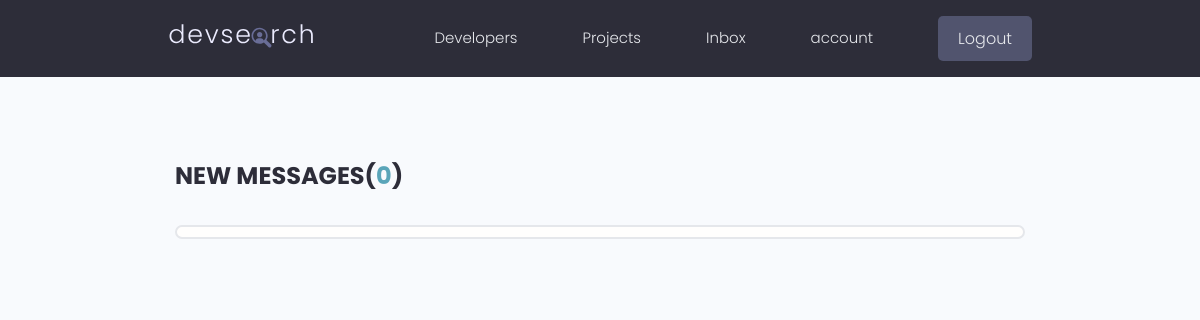
The page /inbox/ (signed in) on the database as committed earlier.
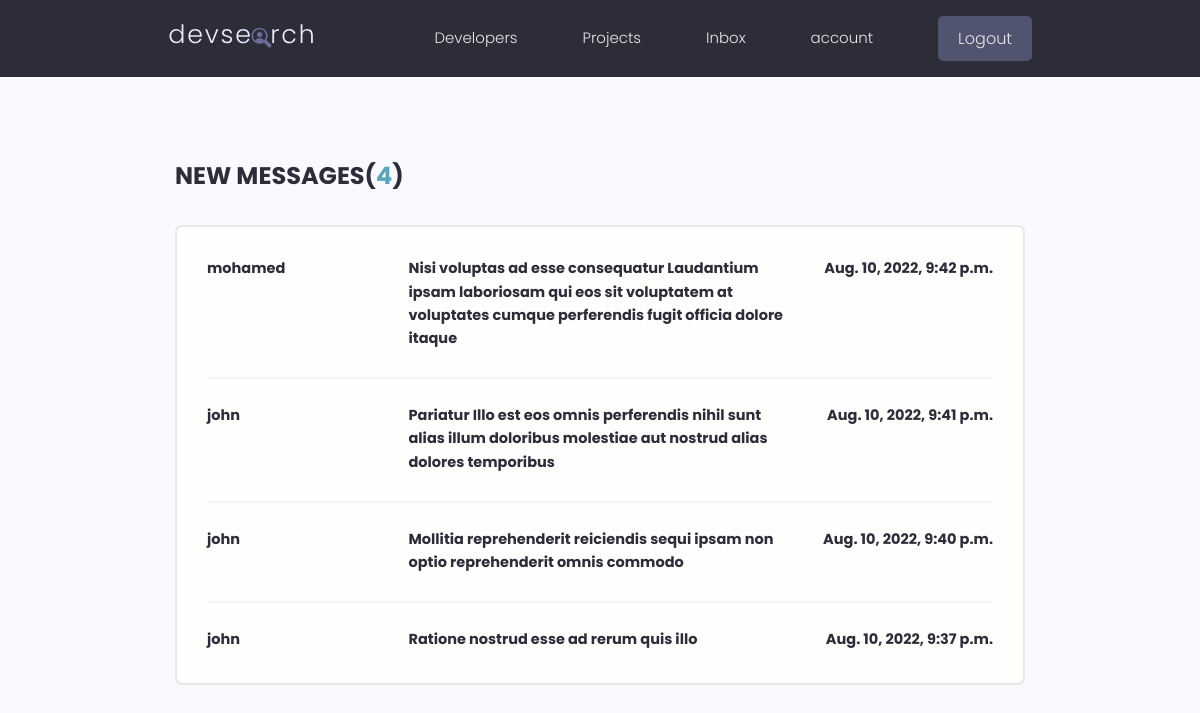
The same page on the database as committed later.
### users/models.py (models this page shows, shortened)
class Message(models.Model):
    id = models.UUIDField(default=uuid.uuid4, unique=True, primary_key=True, editable=False)
    sender = models.ForeignKey(Profile, on_delete=models.SET_NULL, null=True, blank=True, related_name="sender")
    recipient = models.ForeignKey(Profile, on_delete=models.CASCADE, related_name="recipient")
    name = models.CharField(max_length=200, null=True, blank=True)
    email = models.EmailField(max_length=200, null=True, blank=True)
    subject = models.CharField(max_length=200)
    body = models.TextField()
    is_read = models.BooleanField(default=False)
    created = models.DateTimeField(auto_now_add=True)
    class Meta:
        ordering = ['is_read', '-created', 'subject']

### users/views.py (the view)
# urls.py: path('inbox/', views.inbox, name="inbox"),
@login_required
def inbox(request):
    profile = request.user.profile
    inbox_messages = profile.recipient.all()
    un_read_count = inbox_messages.filter(is_read=False).count()
    context = {"inbox_messages": inbox_messages,
                "un_read_count": un_read_count}
    return render(request, "users/inbox.html", context)

### users/templates/users/inbox.html
{% extends 'main.html' %} {% block content %}
<main class="inbox my-xl">
    <div class="content-box">
        <h3 class="inbox__title">New Messages(<span>{{un_read_count}}</span>)</h3>
        <ul class="messages">
            {% for message in inbox_messages %}
            {% if message.is_read %}
            <li class="message">
            {% else %}
            <li class="message message--unread">
            {% endif %}
                <a href="{% url 'message' message.id %}">
                    <span class="message__author">{{message.name}}</span>
                    <span class="message__subject"
                        >{{message.subject}}</span
                    >
                    <span class="message__date">{{message.created}}</span>
                </a>
            </li>
            {% endfor %}
        </ul>
    </div>
</main>
{% endblock %}

### templates/main.html (shortened to what this page needs)
{% load static %}
<!DOCTYPE html>
<html lang="en">
<head>
    <link rel="stylesheet" href="https://cdn.iconmonstr.com/1.3.0/css/iconmonstr-iconic-font.min.css" />
    <link rel="stylesheet" href="{% static 'uikit/styles/uikit.css' %}" />
    <link rel="stylesheet" href="{% static 'styles/app.css' %}" />
</head>
<body>
    {% include 'navbar.html' %}
    {% block content %} {% endblock content %}
</body>
</html>

### templates/navbar.html (shortened to what this page needs)
{% load static %}
<header class="header">
    <div class="container container--narrow">
        <a href="{% url 'profiles' %}" class="header__logo">
            <img src="{% static 'images/logo.svg' %}" alt="DevSearch Logo" />
        </a>
        <nav class="header__nav">
            <ul class="header__menu">
                <li class="header__menuItem"><a href="{% url 'profiles' %}">Developers</a></li>
                <li class="header__menuItem"><a href="{% url 'projects' %}">Projects</a></li>
                {% if request.user.is_authenticated %}
                <li class="header__menuItem"><a href="{% url 'inbox' %}">Inbox</a></li>
                <li class="header__menuItem"><a href="{% url 'account' %}">account</a></li>
                <li class="header__menuItem">
                    <a href="{% url 'logout' %}" class="btn btn--sub">Logout</a>
                </li>
                {% else %}
                <li class="header__menuItem">
                    <a href="{% url 'login' %}" class="btn btn--sub">Login/Sign Up</a>
                </li>
                {% endif %}
            </ul>
        </nav>
    </div>
</header>

### static/styles/app.css (style rules this page uses)
:root { --color-sub: #2d2d39; }
.btn--sub { background-color: var(--color-sub-light); }
img { width: 100%; }
.content-box { width: 95%; max-width: 85rem; margin: 0 auto; }
.header { position: sticky; z-index: 111; background-color: var(--color-sub); padding: 1.5rem 0; }
.header > .container { display: flex; justify-content: space-between; align-items: center; }
.header__logo > img { height: 3.8rem; }
.header__nav > ul { display: inline-flex; align-items: center; list-style: none; gap: 6.5rem; }
.header__menuItem > a { color: var(--color-light); font-weight: 300; }
.inbox { height: 90vh; }
.inbox__title, .inbox__title span { font-size: 2.4rem; font-weight: 700; color: var(--color-sub); text-transform: uppercase; text-align: left; margin-bottom: 3rem; }
.inbox__title span { color: var(--color-main); }
.messages { list-style: none; background: var(--color-white); padding: 0.5rem 3rem; border: 2px solid var(--color-light); border-radius: 0.7rem; }
.message { padding: 2.5rem 0; }
.message > a span { font-size: 1.45rem; font-weight: 500; }
.message.message--unread a span { font-weight: 700; color: var(--color-sub); }
.message:not(:last-child) { border-bottom: 2px solid var(--color-white-light); }
.message > a { display: flex; gap: 1rem; }
.message__author, .message__date { flex-basis: 25%; }
.message__subject { flex-basis: 50%; }
.message__date { text-align: right; }

### static/uikit/styles/modules/_variables.css (style rules this page uses)
:root { --color-main: #5aa5b9; --color-main-light: #e6faff; --color-sub: #3f4156; --color-sub-light: #51546e; --color-sub-lighter: #ededfd; --color-text: #737373; --color-gray: #8b8b8b; --color-light: #e5e7eb; --color-light-gray: #767676; --color-bg: #f8fafd; --color-white: #fffefd; --color-white-light: #f3f3f3; --color-success: #359e64; --color-success-bg: #def8e8; --color-error: #fc4b0b; --color-error-bg: #fff2ee; --font-base: 'Poppins', arial, helvetica, 'Segoe UI', roboto, ubuntu, sans-serif; --font-monospace: 'Fira Code', 'Courier New', courier, monospace; --font-regular: 300; --font-medium: 500; --font-bold: 700; --generic-shadow: 1px 1px 5px #00000010; --generic-transition: all 0.3s ease-in-out; }

### static/uikit/styles/modules/_base.css (style rules this page uses)
* { margin: 0; padding: 0; box-sizing: border-box; text-rendering: optimizeLegibility; color: inherit; font-size: inherit; }
html { font-size: 50%; }
@media only screen and (min-width: 480px) { html { font-size: 56.25%; } }
@media only screen and (min-width: 1200px) { html { font-size: 62.5%; } }
body { line-height: 1.6; font-weight: 400; font-size: 1.5rem; color: var(--color-text); background-color: var(--color-bg); min-height: 100vh; }

### static/uikit/styles/modules/_typography.css (style rules this page uses)
* { font-family: var(--font-base); }
h3 { font-size: 3.2rem; font-weight: var(--font-medium); }
p, span, strong { font-size: 1.6rem; color: var(--color-text); font-weight: var(--font-regular); }
a { padding-bottom: 2px; text-decoration: none; display: inline-block; color: var(--color-main); font-weight: var(--font-medium); }

### static/uikit/styles/modules/_utilities.css (style rules this page uses)
.container { width: 92%; max-width: 165rem; margin: 0 auto; box-sizing: border-box; }
.container--narrow { width: 92%; max-width: 120rem; }
@media screen and (min-width: 1000px) { .container { width: 90%; } }
@media screen and (min-width: 1000px) { .container--narrow { width: 85%; } }
@media screen and (min-width: 1200px) { .container { width: 80%; } }
@media screen and (min-width: 1200px) { .container--narrow { width: 72%; } }
.my-xl { margin: 8rem auto; }

### static/uikit/styles/modules/_button.css (style rules this page uses)
.btn { display: inline-block; position: relative; cursor: pointer; background-color: var(--color-light); font-weight: var(--font-medium); color: var(--color-sub); text-decoration: none; padding: 1rem 2rem; border-radius: 0.5rem; border: none; width: -webkit-fit-content; width: -moz-fit-content; width: fit-content; height: -webkit-fit-content; height: -moz-fit-content; height: fit-content; font-size: 1.6rem; outline-width: 0; outline-color: transparent; -webkit-backface-visibility: hidden; backface-visibility: hidden; transition: all 0.3s ease-in-out; }
.btn--sub { background-color: var(--color-sub); color: var(--color-white); }

Rows that differ between the two databases and show on the page:
added Message: name "mohamed", subject "Nisi voluptas ad esse consequatur Laudantium ipsam laboriosam qui eos sit voluptatem at voluptates cumque perferendis fugit officia dolore itaque", created "Aug. 10, 2022, 9:42 p.m."
added Message: name "john", subject "Pariatur Illo est eos omnis perferendis nihil sunt alias illum doloribus molestiae aut nostrud alias dolores temporibus", created "Aug. 10, 2022, 9:41 p.m."
added Message: name "john", subject "Mollitia reprehenderit reiciendis sequi ipsam non optio reprehenderit omnis commodo", created "Aug. 10, 2022, 9:40 p.m."
added Message: name "john", subject "Ratione nostrud esse ad rerum quis illo", created "Aug. 10, 2022, 9:37 p.m."
Other text that changed with them:
{{ un_read_count }}: "0" → "4"
